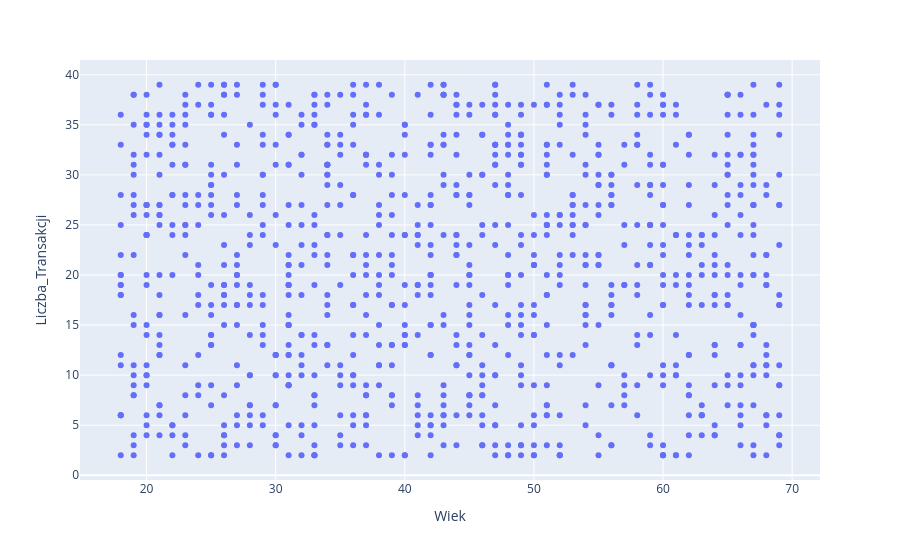

The code cell stored with this chart in its notebook:
### Code cell
# plotly
fig = px.scatter(dane_klientow, x="Wiek", y="Liczba_Transakcji")

fig.show()

### Figure 1 — Plotly figure (JSON) as saved in the notebook; plotly's stock layout.template omitted (floating-point values rounded to 4 significant figures; data arrays with more than 128 entries replaced by an {"elided": "..."} marker saying what was removed)
{"data": [{"hovertemplate": "Wiek=%{x}<br>Liczba_Transakcji=%{y}<extra></extra>", "legendgroup": "", "marker": {"color": "#636efa", "symbol": "circle"}, "mode": "markers", "name": "", "orientation": "v", "showlegend": false, "type": "scatter", "x": {"elided": "1000 int values"}, "xaxis": "x", "y": {"elided": "1000 int values"}, "yaxis": "y"}], "layout": {"legend": {"tracegroupgap": 0}, "margin": {"t": 60}, "xaxis": {"anchor": "y", "domain": [0, 1], "title": {"text": "Wiek"}}, "yaxis": {"anchor": "x", "domain": [0, 1], "title": {"text": "Liczba_Transakcji"}}}}
